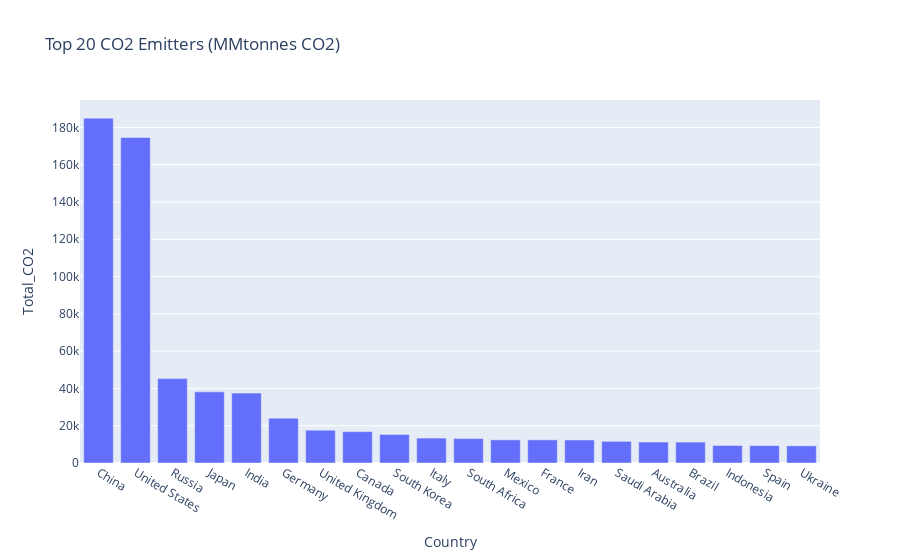

This figure's notebook cell:
### Markdown cell above
**Who produced the most CO2 Emissions over this time period?**

### Code cell
# Making temp dataset of all countries and there total CO2 emissions in the time period

# Specifying all countreis != world, as well as all energy types
cd1 = df[df['Country']!='World'][df['e_type']=='all']

list = []

for country in cd1['Country'].unique():
    total = cd1[cd1['Country']==country]['CO2_emission'].sum(axis=0)
    list.extend([[country, total]])

    
# Temporary dataset of all the Countries and there respective total CO2 Emission over the time period
temp_cd = pd.DataFrame(list, columns=['Country', 'Total_CO2']).sort_values(by='Total_CO2',ascending=False)

# Plotting the top 20 Emiters
fig = px.bar(temp_cd.head(20), x='Country', y='Total_CO2', title='Top 20 CO2 Emitters (MMtonnes CO2)')
fig.show()

### Figure 1 — Plotly figure (JSON) as saved in the notebook; plotly's stock layout.template omitted (floating-point values rounded to 4 significant figures)
{"data": [{"alignmentgroup": "True", "hovertemplate": "Country=%{x}<br>Total_CO2=%{y}<extra></extra>", "legendgroup": "", "marker": {"color": "#636efa", "pattern": {"shape": ""}}, "name": "", "offsetgroup": "", "orientation": "v", "showlegend": false, "textposition": "auto", "type": "bar", "x": ["China", "United States", "Russia", "Japan", "India", "Germany", "United Kingdom", "Canada", "South Korea", "Italy", "South Africa", "Mexico", "France", "Iran", "Saudi Arabia", "Australia", "Brazil", "Indonesia", "Spain", "Ukraine"], "xaxis": "x", "y": [185000.0, 174600.0, 45270.0, 38160.0, 37500.0, 24050.0, 17600.0, 16820.0, 15320.0, 13360.0, 13090.0, 12430.0, 12420.0, 12350.0, 11610.0, 11250.0, 11220.0, 9395.0, 9319.0, 9212.0], "yaxis": "y"}], "layout": {"barmode": "relative", "legend": {"tracegroupgap": 0}, "title": {"text": "Top 20 CO2 Emitters (MMtonnes CO2)"}, "xaxis": {"anchor": "y", "domain": [0, 1], "title": {"text": "Country"}}, "yaxis": {"anchor": "x", "domain": [0, 1], "title": {"text": "Total_CO2"}}}}
